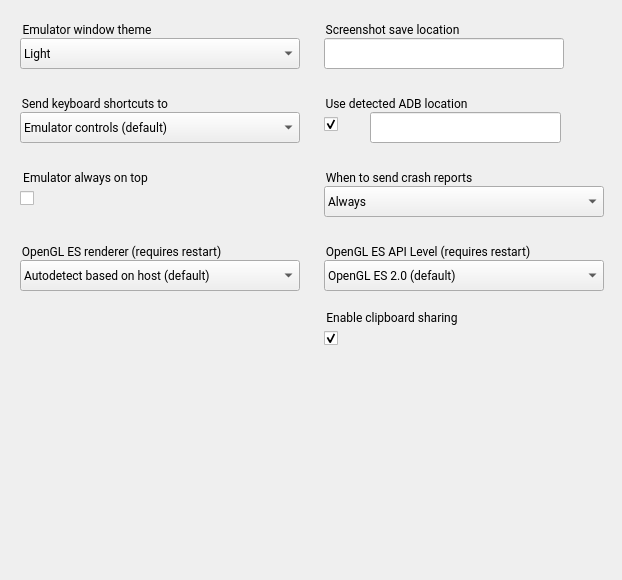
<?xml version="1.0" encoding="UTF-8"?>
<ui version="4.0">
 <class>SettingsPage</class>
 <widget class="QWidget" name="SettingsPage">
  <property name="geometry">
   <rect>
    <x>0</x>
    <y>0</y>
    <width>622</width>
    <height>580</height>
   </rect>
  </property>
  <property name="windowTitle">
   <string>Form</string>
  </property>
  <widget class="QGroupBox" name="set_crashReprotPrefTitle">
   <property name="geometry">
    <rect>
     <x>324</x>
     <y>168</y>
     <width>281</width>
     <height>21</height>
    </rect>
   </property>
   <property name="font">
    <font>
     <family>Roboto</family>
    </font>
   </property>
   <property name="styleSheet">
    <string notr="true">border: 0px;</string>
   </property>
   <property name="title">
    <string>When to send crash reports</string>
   </property>
   <property name="ColorGroup" stdset="0">
    <string>Title</string>
   </property>
  </widget>
  <widget class="QCheckBox" name="set_onTop">
   <property name="geometry">
    <rect>
     <x>20</x>
     <y>186</y>
     <width>211</width>
     <height>24</height>
    </rect>
   </property>
   <property name="iconSize">
    <size>
     <width>24</width>
     <height>24</height>
    </size>
   </property>
   <property name="checked">
    <bool>false</bool>
   </property>
   <property name="ColorGroup" stdset="0">
    <string>Toggle</string>
   </property>
   <property name="report_metrics" stdset="0">
    <bool>false</bool>
   </property>
  </widget>
  <widget class="QLineEdit" name="set_adbPathBox">
   <property name="enabled">
    <bool>true</bool>
   </property>
   <property name="geometry">
    <rect>
     <x>370</x>
     <y>112</y>
     <width>191</width>
     <height>31</height>
    </rect>
   </property>
   <property name="sizePolicy">
    <sizepolicy hsizetype="Fixed" vsizetype="Fixed">
     <horstretch>0</horstretch>
     <verstretch>0</verstretch>
    </sizepolicy>
   </property>
   <property name="readOnly">
    <bool>false</bool>
   </property>
  </widget>
  <widget class="QGroupBox" name="saveLocationTitle">
   <property name="geometry">
    <rect>
     <x>324</x>
     <y>20</y>
     <width>301</width>
     <height>21</height>
    </rect>
   </property>
   <property name="font">
    <font>
     <family>Roboto</family>
    </font>
   </property>
   <property name="styleSheet">
    <string notr="true">border: 0px;</string>
   </property>
   <property name="title">
    <string>Screenshot save location</string>
   </property>
   <property name="ColorGroup" stdset="0">
    <string>Title</string>
   </property>
  </widget>
  <widget class="QLineEdit" name="set_saveLocBox">
   <property name="enabled">
    <bool>true</bool>
   </property>
   <property name="geometry">
    <rect>
     <x>324</x>
     <y>38</y>
     <width>240</width>
     <height>31</height>
    </rect>
   </property>
   <property name="sizePolicy">
    <sizepolicy hsizetype="Fixed" vsizetype="Fixed">
     <horstretch>0</horstretch>
     <verstretch>0</verstretch>
    </sizepolicy>
   </property>
   <property name="readOnly">
    <bool>false</bool>
   </property>
  </widget>
  <widget class="QPushButton" name="set_saveLocFolderButton">
   <property name="geometry">
    <rect>
     <x>572</x>
     <y>38</y>
     <width>32</width>
     <height>32</height>
    </rect>
   </property>
   <property name="text">
    <string notr="true"/>
   </property>
   <property name="icon">
    <iconset resource="../resources.qrc">
     <normaloff>:/dark/folder</normaloff>:/dark/folder</iconset>
   </property>
   <property name="iconSize">
    <size>
     <width>24</width>
     <height>24</height>
    </size>
   </property>
   <property name="flat">
    <bool>true</bool>
   </property>
   <property name="themeIconName" stdset="0">
    <string notr="true">folder</string>
   </property>
   <property name="report_metrics" stdset="0">
    <bool>false</bool>
   </property>
  </widget>
  <widget class="QCheckBox" name="set_autoFindAdb">
   <property name="geometry">
    <rect>
     <x>324</x>
     <y>112</y>
     <width>41</width>
     <height>24</height>
    </rect>
   </property>
   <property name="iconSize">
    <size>
     <width>24</width>
     <height>24</height>
    </size>
   </property>
   <property name="checked">
    <bool>true</bool>
   </property>
   <property name="ColorGroup" stdset="0">
    <string>Toggle</string>
   </property>
   <property name="report_metrics" stdset="0">
    <bool>false</bool>
   </property>
  </widget>
  <widget class="QGroupBox" name="set_onTopTitle">
   <property name="geometry">
    <rect>
     <x>20</x>
     <y>168</y>
     <width>211</width>
     <height>21</height>
    </rect>
   </property>
   <property name="font">
    <font>
     <family>Roboto</family>
    </font>
   </property>
   <property name="styleSheet">
    <string notr="true">border: 0px;</string>
   </property>
   <property name="title">
    <string>Emulator always on top</string>
   </property>
   <property name="ColorGroup" stdset="0">
    <string>Title</string>
   </property>
  </widget>
  <widget class="QGroupBox" name="themeTitle">
   <property name="geometry">
    <rect>
     <x>20</x>
     <y>20</y>
     <width>181</width>
     <height>21</height>
    </rect>
   </property>
   <property name="font">
    <font>
     <family>Roboto</family>
    </font>
   </property>
   <property name="styleSheet">
    <string notr="true">border: 0px;</string>
   </property>
   <property name="title">
    <string>Emulator window theme</string>
   </property>
   <property name="ColorGroup" stdset="0">
    <string>Title</string>
   </property>
  </widget>
  <widget class="QComboBox" name="set_themeBox">
   <property name="geometry">
    <rect>
     <x>20</x>
     <y>38</y>
     <width>280</width>
     <height>31</height>
    </rect>
   </property>
   <property name="font">
    <font>
     <family>Roboto</family>
    </font>
   </property>
   <property name="styleSheet">
    <string notr="true">padding: 3px 3px 3px 3px;</string>
   </property>
   <property name="report_metrics" stdset="0">
    <bool>false</bool>
   </property>
   <item>
    <property name="text">
     <string>Light</string>
    </property>
   </item>
   <item>
    <property name="text">
     <string>Dark</string>
    </property>
   </item>
  </widget>
  <widget class="QPushButton" name="set_adbPathButton">
   <property name="geometry">
    <rect>
     <x>572</x>
     <y>112</y>
     <width>32</width>
     <height>32</height>
    </rect>
   </property>
   <property name="text">
    <string notr="true"/>
   </property>
   <property name="icon">
    <iconset resource="../resources.qrc">
     <normaloff>:/dark/folder</normaloff>:/dark/folder</iconset>
   </property>
   <property name="iconSize">
    <size>
     <width>24</width>
     <height>24</height>
    </size>
   </property>
   <property name="flat">
    <bool>true</bool>
   </property>
   <property name="themeIconName" stdset="0">
    <string notr="true">folder</string>
   </property>
   <property name="report_metrics" stdset="0">
    <bool>false</bool>
   </property>
  </widget>
  <widget class="QGroupBox" name="kbdShortcutsTitle">
   <property name="geometry">
    <rect>
     <x>20</x>
     <y>94</y>
     <width>281</width>
     <height>21</height>
    </rect>
   </property>
   <property name="font">
    <font>
     <family>Roboto</family>
    </font>
   </property>
   <property name="styleSheet">
    <string notr="true">border: 0px;</string>
   </property>
   <property name="title">
    <string>Send keyboard shortcuts to</string>
   </property>
   <property name="ColorGroup" stdset="0">
    <string>Title</string>
   </property>
  </widget>
  <widget class="QGroupBox" name="autoFindAdbTitle">
   <property name="geometry">
    <rect>
     <x>324</x>
     <y>94</y>
     <width>251</width>
     <height>21</height>
    </rect>
   </property>
   <property name="font">
    <font>
     <family>Roboto</family>
    </font>
   </property>
   <property name="styleSheet">
    <string notr="true">border: 0px;</string>
   </property>
   <property name="title">
    <string>Use detected ADB location</string>
   </property>
   <property name="ColorGroup" stdset="0">
    <string>Title</string>
   </property>
  </widget>
  <widget class="QComboBox" name="set_crashReportPrefComboBox">
   <property name="geometry">
    <rect>
     <x>324</x>
     <y>186</y>
     <width>280</width>
     <height>31</height>
    </rect>
   </property>
   <property name="font">
    <font>
     <family>Roboto</family>
    </font>
   </property>
   <property name="styleSheet">
    <string notr="true">padding: 3px 3px 3px 3px;</string>
   </property>
   <property name="maxVisibleItems">
    <number>3</number>
   </property>
   <property name="report_metrics" stdset="0">
    <bool>false</bool>
   </property>
   <item>
    <property name="text">
     <string>Always</string>
    </property>
   </item>
   <item>
    <property name="text">
     <string>Never</string>
    </property>
   </item>
   <item>
    <property name="text">
     <string>Ask</string>
    </property>
   </item>
  </widget>
  <widget class="QComboBox" name="set_forwardShortcutsToDevice">
   <property name="geometry">
    <rect>
     <x>20</x>
     <y>112</y>
     <width>280</width>
     <height>31</height>
    </rect>
   </property>
   <property name="font">
    <font>
     <family>Roboto</family>
    </font>
   </property>
   <property name="styleSheet">
    <string notr="true">padding: 3px 3px 3px 3px;</string>
   </property>
   <property name="report_metrics" stdset="0">
    <bool>false</bool>
   </property>
   <item>
    <property name="text">
     <string>Emulator controls (default)</string>
    </property>
   </item>
   <item>
    <property name="text">
     <string>Virtual device</string>
    </property>
   </item>
  </widget>
  <widget class="QGroupBox" name="set_glesBackendTitle">
   <property name="geometry">
    <rect>
     <x>20</x>
     <y>242</y>
     <width>261</width>
     <height>21</height>
    </rect>
   </property>
   <property name="font">
    <font>
     <family>Roboto</family>
    </font>
   </property>
   <property name="styleSheet">
    <string notr="true">border: 0px;</string>
   </property>
   <property name="title">
    <string>OpenGL ES renderer (requires restart)</string>
   </property>
   <property name="ColorGroup" stdset="0">
    <string>Title</string>
   </property>
  </widget>
  <widget class="QComboBox" name="set_glesBackendPrefComboBox">
   <property name="geometry">
    <rect>
     <x>20</x>
     <y>260</y>
     <width>280</width>
     <height>31</height>
    </rect>
   </property>
   <property name="font">
    <font>
     <family>Roboto</family>
    </font>
   </property>
   <property name="styleSheet">
    <string notr="true">padding: 3px 3px 3px 3px;</string>
   </property>
   <property name="editable">
    <bool>false</bool>
   </property>
   <property name="currentText">
    <string>Autodetect based on host (default)</string>
   </property>
   <property name="report_metrics" stdset="0">
    <bool>false</bool>
   </property>
   <item>
    <property name="text">
     <string>Autodetect based on host (default)</string>
    </property>
   </item>
   <item>
    <property name="text">
     <string>ANGLE (D3D11)</string>
    </property>
   </item>
   <item>
    <property name="text">
     <string>ANGLE (D3D9)</string>
    </property>
   </item>
   <item>
    <property name="text">
     <string>SwiftShader</string>
    </property>
   </item>
   <item>
    <property name="text">
     <string>Desktop native OpenGL</string>
    </property>
   </item>
  </widget>
  <widget class="QGroupBox" name="set_glesApiLevelTitle">
   <property name="geometry">
    <rect>
     <x>324</x>
     <y>242</y>
     <width>261</width>
     <height>21</height>
    </rect>
   </property>
   <property name="font">
    <font>
     <family>Roboto</family>
    </font>
   </property>
   <property name="styleSheet">
    <string notr="true">border: 0px;</string>
   </property>
   <property name="title">
    <string>OpenGL ES API Level (requires restart)</string>
   </property>
   <property name="ColorGroup" stdset="0">
    <string>Title</string>
   </property>
  </widget>
  <widget class="QComboBox" name="set_glesApiLevelPrefComboBox">
   <property name="geometry">
    <rect>
     <x>324</x>
     <y>260</y>
     <width>280</width>
     <height>31</height>
    </rect>
   </property>
   <property name="font">
    <font>
     <family>Roboto</family>
    </font>
   </property>
   <property name="styleSheet">
    <string notr="true">padding: 3px 3px 3px 3px;</string>
   </property>
   <property name="editable">
    <bool>false</bool>
   </property>
   <property name="currentText">
    <string>OpenGL ES 2.0 (default)</string>
   </property>
   <property name="report_metrics" stdset="0">
    <bool>false</bool>
   </property>
   <item>
    <property name="text">
     <string>OpenGL ES 2.0 (default)</string>
    </property>
   </item>
   <item>
    <property name="text">
     <string>Renderer maximum (up to OpenGL ES 3.1)</string>
    </property>
   </item>
  </widget>
  <widget class="QCheckBox" name="set_clipboardSharing">
   <property name="geometry">
    <rect>
     <x>324</x>
     <y>326</y>
     <width>211</width>
     <height>24</height>
    </rect>
   </property>
   <property name="iconSize">
    <size>
     <width>24</width>
     <height>24</height>
    </size>
   </property>
   <property name="checked">
    <bool>true</bool>
   </property>
   <property name="ColorGroup" stdset="0">
    <string>Toggle</string>
   </property>
   <property name="report_metrics" stdset="0">
    <bool>false</bool>
   </property>
  </widget>
  <widget class="QGroupBox" name="set_clipboardSharingTitle">
   <property name="geometry">
    <rect>
     <x>324</x>
     <y>308</y>
     <width>211</width>
     <height>21</height>
    </rect>
   </property>
   <property name="font">
    <font>
     <family>Roboto</family>
    </font>
   </property>
   <property name="styleSheet">
    <string notr="true">border: 0px;</string>
   </property>
   <property name="title">
    <string>Enable clipboard sharing</string>
   </property>
   <property name="ColorGroup" stdset="0">
    <string>Title</string>
   </property>
  </widget>
  <zorder>kbdShortcutsTitle</zorder>
  <zorder>set_crashReprotPrefTitle</zorder>
  <zorder>set_onTop</zorder>
  <zorder>set_adbPathBox</zorder>
  <zorder>saveLocationTitle</zorder>
  <zorder>set_saveLocBox</zorder>
  <zorder>set_saveLocFolderButton</zorder>
  <zorder>set_autoFindAdb</zorder>
  <zorder>set_onTopTitle</zorder>
  <zorder>themeTitle</zorder>
  <zorder>set_themeBox</zorder>
  <zorder>set_adbPathButton</zorder>
  <zorder>autoFindAdbTitle</zorder>
  <zorder>set_crashReportPrefComboBox</zorder>
  <zorder>set_forwardShortcutsToDevice</zorder>
  <zorder>set_glesBackendTitle</zorder>
  <zorder>set_glesBackendPrefComboBox</zorder>
  <zorder>set_glesApiLevelTitle</zorder>
  <zorder>set_glesApiLevelPrefComboBox</zorder>
 </widget>
 <tabstops>
  <tabstop>set_themeBox</tabstop>
  <tabstop>set_saveLocBox</tabstop>
  <tabstop>set_saveLocFolderButton</tabstop>
  <tabstop>set_forwardShortcutsToDevice</tabstop>
  <tabstop>set_autoFindAdb</tabstop>
  <tabstop>set_adbPathBox</tabstop>
  <tabstop>set_adbPathButton</tabstop>
  <tabstop>set_onTop</tabstop>
  <tabstop>set_crashReportPrefComboBox</tabstop>
 </tabstops>
 <resources>
  <include location="../resources.qrc"/>
 </resources>
 <connections/>
</ui>
